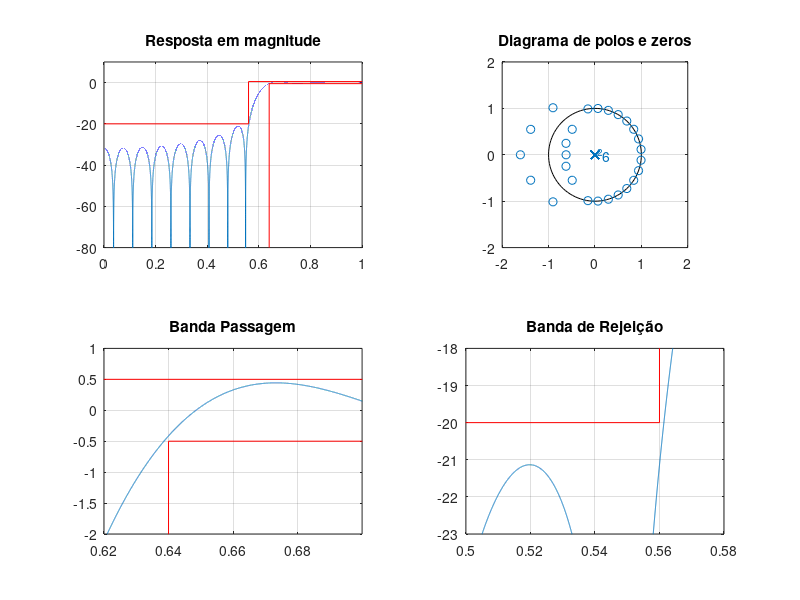
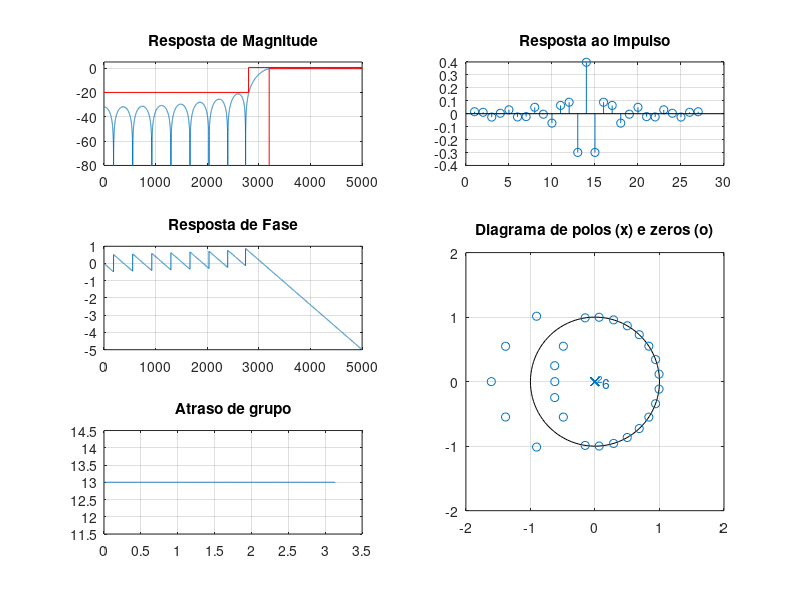

Source code (MATLAB) for these figures, in order:
% Projeto filtro 1
% LP - (fa = 10000 Hz, f1 = 2800 Hz; f2 = 3200 Hz, Ap = 0.5 dB, As = 20 dB, GdB = 0 dB)

close all;
clear all;
clc;

ExecutarAjuste = 1;

%% Especificacoes
fa = 10000; fs = 2800; fp = 3200;
Ap = 0.5; As = 20; GdB = 0;
wp = fp/fa*(2*pi); ws = fs/fa*(2*pi);

wc1 = sqrt(wp*ws); % media geometrica
Dw1 = wp - ws;
G0 = GdB;

%% Projeto inicial
Dw = Dw1;
wc = wc1;
Ask = As + 2;
betha = 0.5842*(Ask-21)^0.4 + 0.07886*(Ask-21);
M1 = ceil((Ask - 8)/(2.285*Dw)+1);
M = M1;

if ExecutarAjuste
    % primeiro ajuste
    G0 = 0.63-0.5; % db

    % segundo ajuste M (n/2)
    wp2 = 0.6196*pi; ws2 = 0.5814*pi;
    Dw2 = wp2 -ws2;
    M2 = ceil(M1*Dw2/Dw1); % nova ordem do filtro 2*M2
    M = M2;

    % ajuste deslocamento
    wc2 = wc1 - ((0.0037+0.0013)/2)*pi;
    wc = wc2;
end

N = 2*M+1;
wkeiser = kaiser(N, betha)';

k = 1:M;
% HP
bi = -sin(wc*k)./(pi*k);
b0 = 1-wc/pi;
b = [flip(bi) b0 bi];

b = b.*wkeiser*10^(-G0/20); % janela de keiser

%%
figure(1)
subplot(221)
title('Resposta de magnitude')
[h, w] = freqz(b, 1, linspace(0,pi,100000));
% plot(w/pi, abs(h)); grid on;
plot(w/pi, 20*log10(abs(h))); grid on;
title('Resposta em magnitude')
ylim([-80 10])
hold on;
plot([pi,wp,wp]/pi,[-Ap,-Ap,-80], '-red')
plot([0,ws/pi,ws/pi,1],[-As,-As,Ap,Ap], '-red')

subplot(222)
zplane(b, 1); axis([-2 2 -2 2]);
title('Diagrama de polos e zeros')

subplot(223)
plot(w/pi, 20*log10(abs(h)));
title('Banda Passagem')
grid on; hold on;
plot([pi,wp,wp]/pi,[-Ap,-Ap,-80], '-red')
plot([0,ws/pi,ws/pi,1],[-As,-As,Ap,Ap], '-red')
xlim([0.62 0.7]); ylim([-2 1]);

subplot(224)
plot(w/pi, 20*log10(abs(h)));
title('Banda de Rejeição')
grid on; hold on;
plot([pi,wp,wp]/pi,[-Ap,-Ap,-80], '-red')
plot([0,ws/pi,ws/pi,1],[-As,-As,Ap,Ap], '-red')
xlim([0.5 0.58]); ylim([-23 -18]);

%%
figure(2)
%suptitle(['HP FIR ' num2str(fs) '-' num2str(fp) ' Ordem: ' num2str(N)])

escala = fa/2;
subplot(3,2,[4 6])
zplane(b, 1);
axis([-2 2 -2 2])
title('Diagrama de polos (x) e zeros (o)')

clear h w
[h, w] = freqz(b, 1, 'whole');

subplot(322)
stem(b), grid on;
title('Resposta ao impulso')

subplot(321)
[h, w] = freqz(b, 1, linspace(0,pi,10000));
% plot(w/pi, abs(h)); grid on;
plot(w/pi*escala, 20*log10(abs(h))); grid on;
hold on;
title('Resposta de Magnitude')
ylim([-80 5])
Amin = 80;
plot([0,fs,fs,fa/2],[-As,-As,Ap,Ap], 'r')
plot([fa/2,fp,fp,],[-Ap,-Ap,-80], 'r')
xlim([0 fa/2])

subplot(323)
plot(w/pi*escala, unwrap(angle(h))/pi); grid on;
title('Resposta de Fase')

subplot(325)
grpdelay(b, 1)
title('Atraso de grupo')
